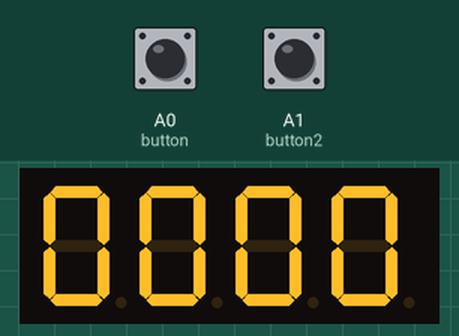
Bench run of a sketch on a simulated Arduino Uno, built with avr-gcc and run on an emulated ATmega328P. Parts: 4-digit seven-segment display. Wiring (inferred from the names in the program): 4-digit 7-segment display, segments lit when LOW: segments pin 7, pin 8, pin 9, pin 10, pin 11, pin 12, pin 13, pin 6; digit selects pin 5, pin 4, pin 3, pin 2. The inputs (shaded band) are chosen by the test bench; at power-on: A0 (button) LOW, A1 (button2) HIGH. The segment pins are drawn as the display they are named for.

Above: at 1.2 s.
1.3 s: A0 (button) pulled HIGH for 0.15 s
At 2.0 s:
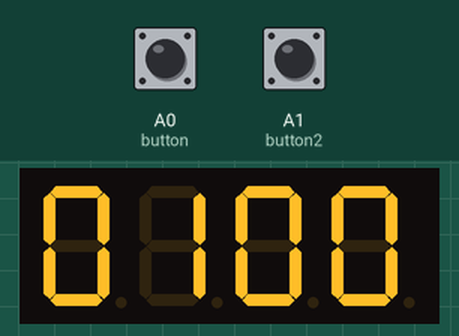
2.9 s: A0 (button) pulled HIGH for 1 s
At 3.2 s:
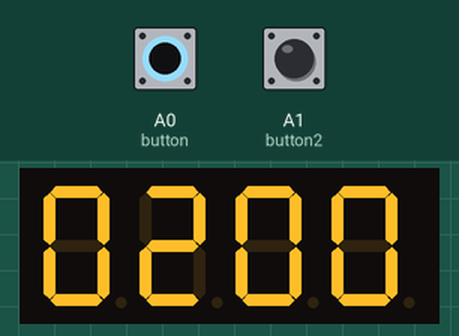
Timing chart, 0 to 5.9 s (numbered marks = the images above; inputs shaded):
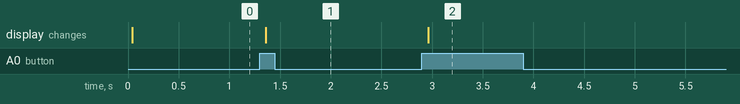

Measured:
- after the input at 1.3 s, the display: changes after 0.06 s (image 1)
- after the input at 2.9 s, the display: changes after 0.06 s (image 2)

The sketch:

Tablero_Futbol.ino
```cpp
//Vector ABCDEFG PD
const byte numeral[10] = { //catodo comun
  B11111100,//0   HEX-->0XF6 DEC 252
  //B00000010 //0 -->Anaodo Comun
  B01100000,//1
  B11011010,//2
  B11110010,//3
  B01100110,//4
  B10110110,//5
  B00111110,//6
  B11100000,//7
  B11111110,//8
  B11100110,//9
};
//definicion de pines del arduino para los segmentos
const int segmentosPins[8] = {6, 13, 12, 11, 10, 9, 8, 7}; //dp,G,F,E,D,C,B,A
const int digitosPins[4] = {5, 4, 3, 2}; //pines para encender cada display
//variales de conteo
int contador = 0, contador1 = 0;
int unidades = 0;
int decenas = 0;
int unidades1 = 0;
int decenas1 = 0;
int button = A0;
int button2 = A1;

void setup() {
  for (int i = 0; i < 8; i++) { //para los segmentos
    pinMode(segmentosPins[i], OUTPUT);
  }
  for (int i = 0; i < 4; i++) { //activar el display
    pinMode(digitosPins[i], OUTPUT);
  }
}
//Metodo para sepaar cifras
void SepararCifras(int num, int num2) {
  //85
  decenas = num / 10; //extrae decenas
  decenas1 = num2 / 10;
  //decenas=8
  unidades = num - decenas * 10;
  unidades1 = num2 - decenas1 * 10; //extrae unidades
  //unidades=5
}
//Metodo para contar
int Contar() {

  if (digitalRead(button) == 0) {
    while (digitalRead(button) == 0) {
      visuailza2(decenas, unidades, decenas1, unidades1);
    }
    contador++;
  }
  if (contador > 99) {
    contador = 0;
  }

  return contador;
}
int contar2() {
  if (digitalRead(button2) == 0) {
    while (digitalRead(button2) == 0) {
      visuailza2(decenas, unidades, decenas1, unidades1);
    }
    contador1++;
  }
  if (contador1 > 99) {
    contador1 = 0;
  }
  return contador1;
}
//metodo Visualizar

void visuailza2(int dec, int uni, int dec1, int uni1) {
  const int NumeroCompleto[4] = {numeral[dec], numeral[uni], numeral[dec1], numeral[uni1]};
  for (int cifra = 0; cifra < 4; cifra++) {
    for (int i = 0; i < 8; i++) {
      int segmentos = segmentosPins[i];
      digitalWrite(segmentos, !bitRead(NumeroCompleto[cifra], i));
    }
    digitalWrite(digitosPins[cifra], HIGH);
    delay(2);
    digitalWrite(digitosPins[cifra], LOW);
  }

}

void loop() {
  SepararCifras(Contar(), contar2());
  visuailza2(decenas, unidades, decenas1, unidades1);
}
```
